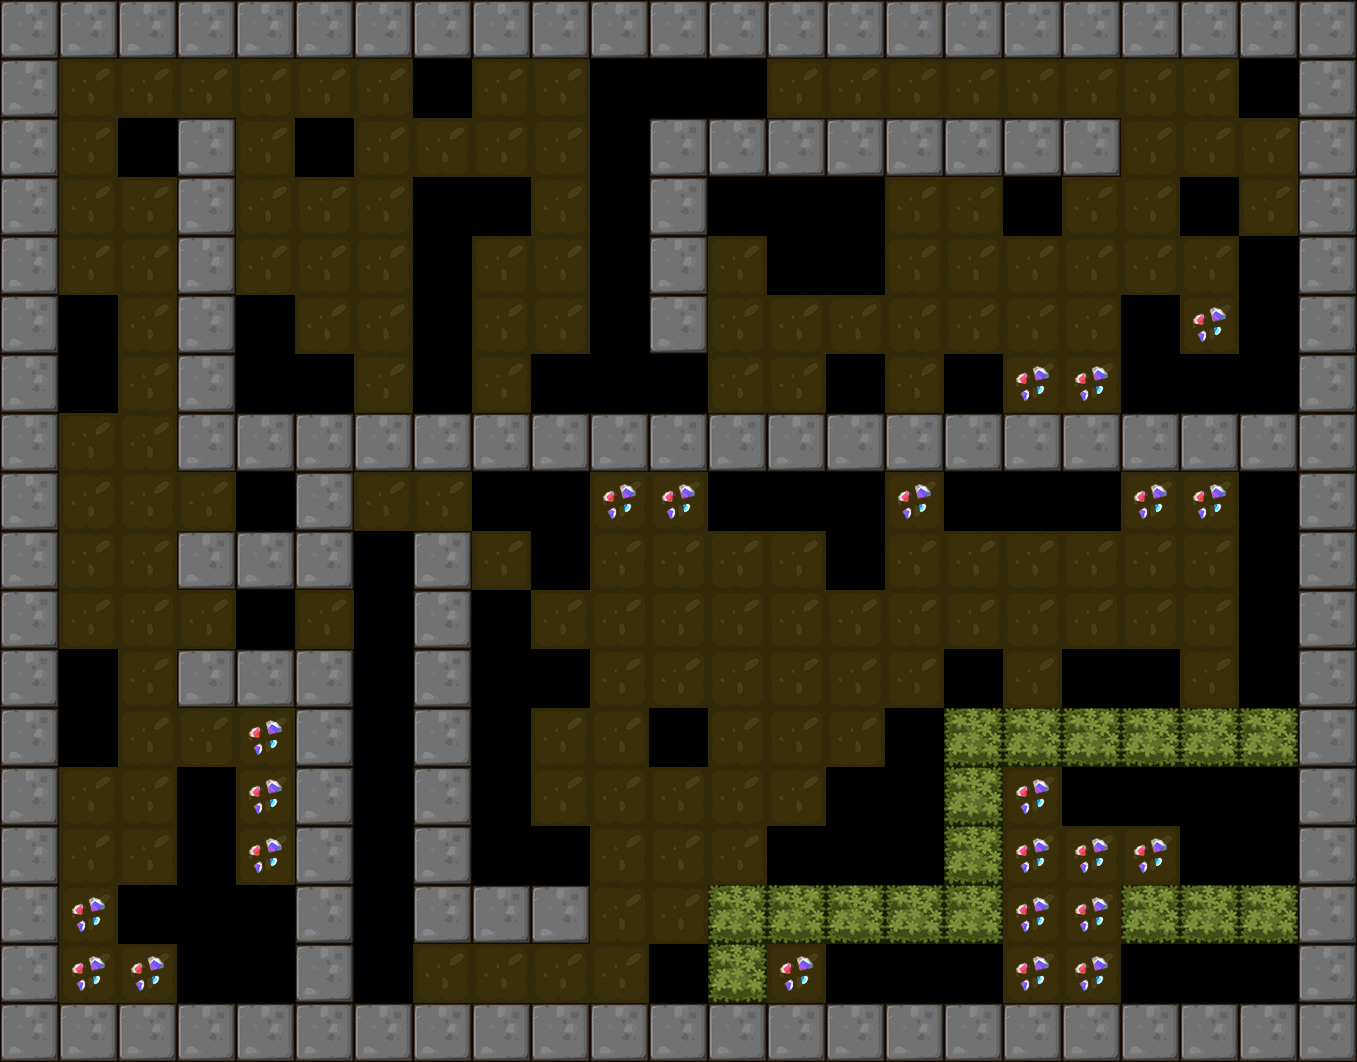

The image is a tile-based game level rendered from a .tmx file. Its description and source (layers, tilesets, objects; grid data summarised) follow:
An orthogonal 23x18 tile map with 59x59 px tiles, 1 tile layer (BackGround) and 5 objects (2x Shipper, 2x Hammer, Player).

<map version="1.0" orientation="orthogonal" renderorder="right-down" width="23" height="18" tilewidth="59" tileheight="59">
 <tileset firstgid="1" name="itemmap" tilewidth="59" tileheight="59">
  <image source="tileset2.png" trans="ff00ff" width="354" height="354" />
 </tileset>
 <layer name="BackGround" width="23" height="18">
  <data>[414 cells, 389 non-empty, 8 distinct tile ids]</data>
 </layer>
 <objectgroup name="RobotCharacter">
  <object name="Player" x="829.971" y="358.651" width="40" height="40" />
  <object name="Shipper" type="Shipper" x="596.081" y="68.7574" width="40" height="40" />
 </objectgroup>
 <objectgroup name="EnemyCharacter">
  <object name="Hammer" type="Hammer" x="1253.75" y="604.75" width="40" height="40" />
  <object name="Hammer" type="Hammer" x="360.048" y="731.623" width="40" height="40" />
  <object name="Shipper" type="Shipper" x="420.078" y="231.232" width="40" height="40" />
 </objectgroup>
</map>
